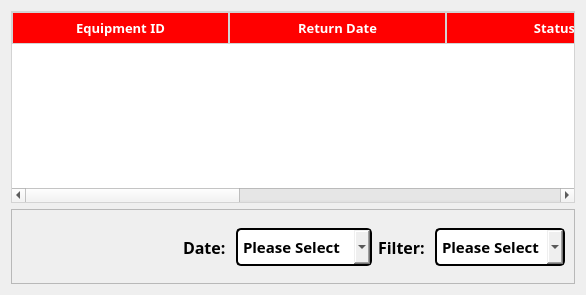
                 <widget class="QWidget" name="ReturnPage">
                  <attribute name="title">
                   <string>Returns</string>
                  </attribute>
                  <layout class="QGridLayout" name="gridLayout_13">
                   <item row="0" column="0">
                    <widget class="QTableWidget" name="return_table">
                     <property name="styleSheet">
                      <string notr="true">QTableWidget {
    border: 1px solid #d3d3d3;
    gridline-color: #ccc;
}

QHeaderView::section {
    background-color: rgb(255, 0, 0);
    padding: 4px;
    border: 1px solid #d3d3d3;
}

QTableWidget::item {
    padding: 5px;
}

QTableWidget::item:selected {
    background-color: #87cefa;
    color: rgb(255, 255, 255);
}</string>
                     </property>
                     <attribute name="horizontalHeaderDefaultSectionSize">
                      <number>217</number>
                     </attribute>
                     <column>
                      <property name="text">
                       <string>Equipment ID</string>
                      </property>
                      <property name="font">
                       <font>
                        <family>Nunito ExtraBold</family>
                        <pointsize>10</pointsize>
                        <weight>75</weight>
                        <bold>true</bold>
                       </font>
                      </property>
                      <property name="background">
                       <color>
                        <red>255</red>
                        <green>255</green>
                        <blue>255</blue>
                       </color>
                      </property>
                      <property name="foreground">
                       <brush brushstyle="SolidPattern">
                        <color alpha="255">
                         <red>255</red>
                         <green>255</green>
                         <blue>255</blue>
                        </color>
                       </brush>
                      </property>
                     </column>
                     <column>
                      <property name="text">
                       <string>Return Date</string>
                      </property>
                      <property name="font">
                       <font>
                        <family>Nunito ExtraBold</family>
                        <pointsize>10</pointsize>
                        <weight>75</weight>
                        <bold>true</bold>
                       </font>
                      </property>
                      <property name="foreground">
                       <brush brushstyle="SolidPattern">
                        <color alpha="255">
                         <red>255</red>
                         <green>255</green>
                         <blue>255</blue>
                        </color>
                       </brush>
                      </property>
                     </column>
                     <column>
                      <property name="text">
                       <string>Status</string>
                      </property>
                      <property name="font">
                       <font>
                        <family>Nunito ExtraBold</family>
                        <pointsize>10</pointsize>
                        <weight>75</weight>
                        <bold>true</bold>
                       </font>
                      </property>
                      <property name="foreground">
                       <brush brushstyle="SolidPattern">
                        <color alpha="255">
                         <red>255</red>
                         <green>255</green>
                         <blue>255</blue>
                        </color>
                       </brush>
                      </property>
                     </column>
                     <column>
                      <property name="text">
                       <string>Borrower ID</string>
                      </property>
                      <property name="font">
                       <font>
                        <family>Nunito ExtraBold</family>
                        <pointsize>10</pointsize>
                        <weight>75</weight>
                        <bold>true</bold>
                       </font>
                      </property>
                      <property name="foreground">
                       <brush brushstyle="SolidPattern">
                        <color alpha="255">
                         <red>255</red>
                         <green>255</green>
                         <blue>255</blue>
                        </color>
                       </brush>
                      </property>
                     </column>
                     <column>
                      <property name="text">
                       <string>Quantity</string>
                      </property>
                      <property name="font">
                       <font>
                        <family>Nunito ExtraBold</family>
                        <pointsize>10</pointsize>
                        <weight>75</weight>
                        <bold>true</bold>
                       </font>
                      </property>
                      <property name="foreground">
                       <brush brushstyle="SolidPattern">
                        <color alpha="255">
                         <red>255</red>
                         <green>255</green>
                         <blue>255</blue>
                        </color>
                       </brush>
                      </property>
                     </column>
                    </widget>
                   </item>
                   <item row="1" column="0">
                    <widget class="QFrame" name="button_frame_return">
                     <property name="minimumSize">
                      <size>
                       <width>0</width>
                       <height>50</height>
                      </size>
                     </property>
                     <property name="maximumSize">
                      <size>
                       <width>16777215</width>
                       <height>16777215</height>
                      </size>
                     </property>
                     <property name="frameShape">
                      <enum>QFrame::StyledPanel</enum>
                     </property>
                     <property name="frameShadow">
                      <enum>QFrame::Raised</enum>
                     </property>
                     <layout class="QGridLayout" name="gridLayout_12">
                      <item row="1" column="3">
                       <spacer name="horizontalSpacer_6">
                        <property name="orientation">
                         <enum>Qt::Horizontal</enum>
                        </property>
                        <property name="sizeHint" stdset="0">
                         <size>
                          <width>40</width>
                          <height>20</height>
                         </size>
                        </property>
                       </spacer>
                      </item>
                      <item row="1" column="6">
                       <widget class="QComboBox" name="Date_box_return">
                        <property name="sizePolicy">
                         <sizepolicy hsizetype="Fixed" vsizetype="Fixed">
                          <horstretch>0</horstretch>
                          <verstretch>0</verstretch>
                         </sizepolicy>
                        </property>
                        <property name="minimumSize">
                         <size>
                          <width>130</width>
                          <height>30</height>
                         </size>
                        </property>
                        <property name="maximumSize">
                         <size>
                          <width>16777215</width>
                          <height>16777215</height>
                         </size>
                        </property>
                        <property name="font">
                         <font>
                          <family>Nunito ExtraBold</family>
                          <pointsize>11</pointsize>
                          <weight>75</weight>
                          <bold>true</bold>
                         </font>
                        </property>
                        <property name="styleSheet">
                         <string notr="true">QComboBox {
    border: 2px solid black;
    border-radius: 5px;
    padding: 5px;
}

QComboBox::hover {
    border: 2px solid #cc0000;
}


</string>
                        </property>
                        <property name="currentText">
                         <string>Please Select</string>
                        </property>
                        <property name="frame">
                         <bool>false</bool>
                        </property>
                        <item>
                         <property name="text">
                          <string>Please Select</string>
                         </property>
                        </item>
                        <item>
                         <property name="text">
                          <string>Last Hour</string>
                         </property>
                        </item>
                        <item>
                         <property name="text">
                          <string>Last 3 Hours</string>
                         </property>
                        </item>
                        <item>
                         <property name="text">
                          <string>Last 24 Hours</string>
                         </property>
                        </item>
                        <item>
                         <property name="text">
                          <string>Last Week</string>
                         </property>
                        </item>
                        <item>
                         <property name="text">
                          <string>Last Month</string>
                         </property>
                        </item>
                        <item>
                         <property name="text">
                          <string>Last 3 Months</string>
                         </property>
                        </item>
                        <item>
                         <property name="text">
                          <string>Last 6 Months</string>
                         </property>
                        </item>
                       </widget>
                      </item>
                      <item row="1" column="7">
                       <widget class="QLabel" name="Filter_text_return">
                        <property name="font">
                         <font>
                          <family>Nunito ExtraBold</family>
                          <pointsize>12</pointsize>
                          <weight>75</weight>
                          <bold>true</bold>
                         </font>
                        </property>
                        <property name="text">
                         <string>Filter: </string>
                        </property>
                       </widget>
                      </item>
                      <item row="0" column="1" rowspan="3">
                       <widget class="QToolButton" name="arrow_right_return">
                        <property name="styleSheet">
                         <string notr="true">#arrow_right_return {
    border: none;
    border-radius: 30px;        /* Makes it round (for 60x60 button) */
    padding: 10px;
}

#arrow_right_return::pressed {
    background-color:rgb(202, 202, 202);
}</string>
                        </property>
                        <property name="text">
                         <string/>
                        </property>
                        <property name="icon">
                         <iconset>
                          <normaloff>../compressed/arrowright.svg</normaloff>../compressed/arrowright.svg</iconset>
                        </property>
                        <property name="iconSize">
                         <size>
                          <width>32</width>
                          <height>32</height>
                         </size>
                        </property>
                       </widget>
                      </item>
                      <item row="0" column="0" rowspan="3">
                       <widget class="QToolButton" name="arrow_left_return">
                        <property name="styleSheet">
                         <string notr="true">#arrow_left_return {
    border: none;
    border-radius: 30px;        /* Makes it round (for 60x60 button) */
    padding: 10px;
}

#arrow_left_return::pressed {
    background-color:rgb(202, 202, 202);
}</string>
                        </property>
                        <property name="text">
                         <string/>
                        </property>
                        <property name="icon">
                         <iconset>
                          <normaloff>../compressed/arrowleft1.svg</normaloff>../compressed/arrowleft1.svg</iconset>
                        </property>
                        <property name="iconSize">
                         <size>
                          <width>32</width>
                          <height>32</height>
                         </size>
                        </property>
                       </widget>
                      </item>
                      <item row="1" column="4">
                       <widget class="QLabel" name="Date_text_return">
                        <property name="font">
                         <font>
                          <family>Nunito ExtraBold</family>
                          <pointsize>12</pointsize>
                          <weight>75</weight>
                          <bold>true</bold>
                         </font>
                        </property>
                        <property name="styleSheet">
                         <string notr="true"/>
                        </property>
                        <property name="text">
                         <string>Date: </string>
                        </property>
                       </widget>
                      </item>
                      <item row="1" column="8">
                       <widget class="QComboBox" name="Filter_box_return">
                        <property name="sizePolicy">
                         <sizepolicy hsizetype="Fixed" vsizetype="Fixed">
                          <horstretch>0</horstretch>
                          <verstretch>0</verstretch>
                         </sizepolicy>
                        </property>
                        <property name="minimumSize">
                         <size>
                          <width>130</width>
                          <height>30</height>
                         </size>
                        </property>
                        <property name="maximumSize">
                         <size>
                          <width>16777215</width>
                          <height>16777215</height>
                         </size>
                        </property>
                        <property name="font">
                         <font>
                          <family>Nunito ExtraBold</family>
                          <pointsize>11</pointsize>
                          <weight>75</weight>
                          <bold>true</bold>
                         </font>
                        </property>
                        <property name="styleSheet">
                         <string notr="true">QComboBox {
    border: 2px solid black;
    border-radius: 5px;
    padding: 5px;
}

QComboBox::hover {
    border: 2px solid #cc0000;
}


</string>
                        </property>
                        <property name="currentText">
                         <string>Please Select</string>
                        </property>
                        <property name="frame">
                         <bool>false</bool>
                        </property>
                        <item>
                         <property name="text">
                          <string>Please Select</string>
                         </property>
                        </item>
                       </widget>
                      </item>
                     </layout>
                    </widget>
                   </item>
                  </layout>
                 </widget>
